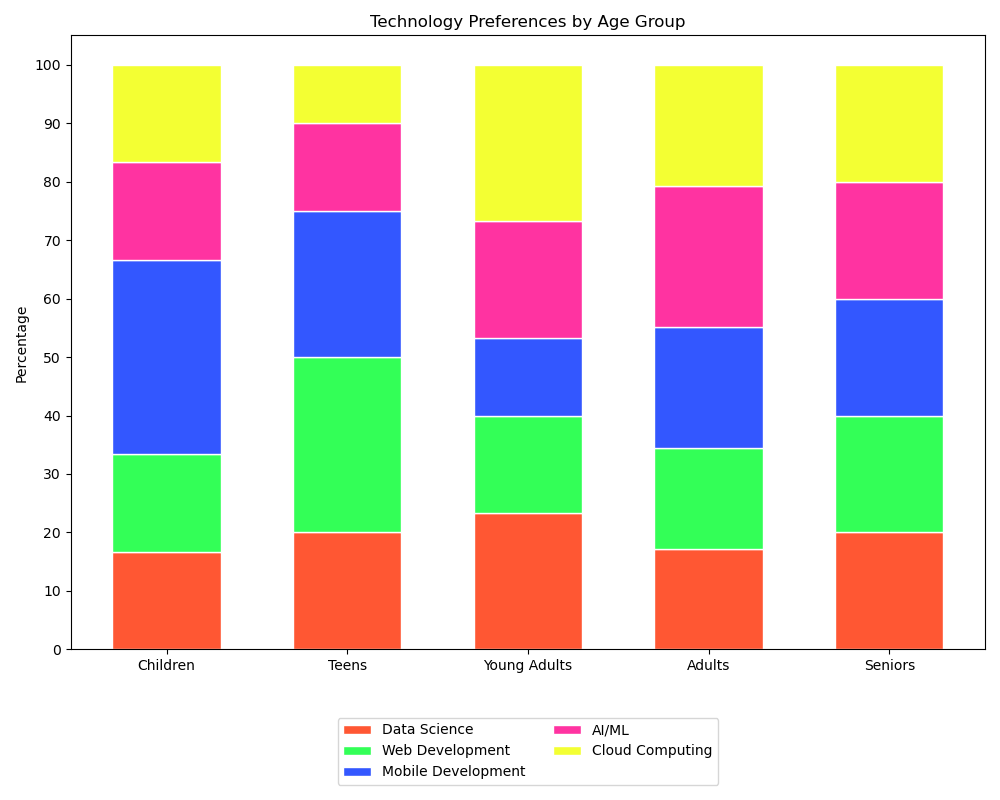

This figure's Python source:

import matplotlib.pyplot as plt
import numpy as np

# Dataset
groups = ['Children', 'Teens', 'Young Adults', 'Adults', 'Seniors']
data_science = [5, 20, 35, 25, 15]
web_development = [5, 30, 25, 25, 15]
mobile_development = [10, 25, 20, 30, 15]
ai_ml = [5, 15, 30, 35, 15]
cloud_computing = [5, 10, 40, 30, 15]

# Calculating the cumulative sums
cum_data_science = np.array(data_science)
cum_web_development = cum_data_science + np.array(web_development)
cum_mobile_development = cum_web_development + np.array(mobile_development)
cum_ai_ml = cum_mobile_development + np.array(ai_ml)

# Converting to percentages
total = [sum(x) for x in zip(data_science, web_development, mobile_development, ai_ml, cloud_computing)]
data_science_pct = [i / j * 100 for i, j in zip(data_science, total)]
web_development_pct = [i / j * 100 for i, j in zip(web_development, total)]
mobile_development_pct = [i / j * 100 for i, j in zip(mobile_development, total)]
ai_ml_pct = [i / j * 100 for i, j in zip(ai_ml, total)]
cloud_computing_pct = [i / j * 100 for i, j in zip(cloud_computing, total)]

# Colors
colors = ['#FF5733', '#33FF57', '#3357FF', '#FF33A1', '#F3FF33']

# Setting the bar width
bar_width = 0.6

# Plotting
fig, ax = plt.subplots(figsize=(10, 8))

ax.bar(groups, data_science_pct, color=colors[0], edgecolor='white', width=bar_width, label='Data Science')
ax.bar(groups, web_development_pct, bottom=data_science_pct, color=colors[1], edgecolor='white', width=bar_width, label='Web Development')
ax.bar(groups, mobile_development_pct, bottom=[i + j for i, j in zip(data_science_pct, web_development_pct)], color=colors[2], edgecolor='white', width=bar_width, label='Mobile Development')
ax.bar(groups, ai_ml_pct, bottom=[i + j + k for i, j, k in zip(data_science_pct, web_development_pct, mobile_development_pct)], color=colors[3], edgecolor='white', width=bar_width, label='AI/ML')
ax.bar(groups, cloud_computing_pct, bottom=[i + j + k + l for i, j, k, l in zip(data_science_pct, web_development_pct, mobile_development_pct, ai_ml_pct)], color=colors[4], edgecolor='white', width=bar_width, label='Cloud Computing')

# Adding labels and title
ax.set_ylabel('Percentage')
ax.set_title('Technology Preferences by Age Group')
plt.yticks(np.arange(0, 101, 10))
plt.legend(loc='upper center', bbox_to_anchor=(0.5, -0.1), ncol=2)

# Display the plot
plt.tight_layout()
plt.show()
